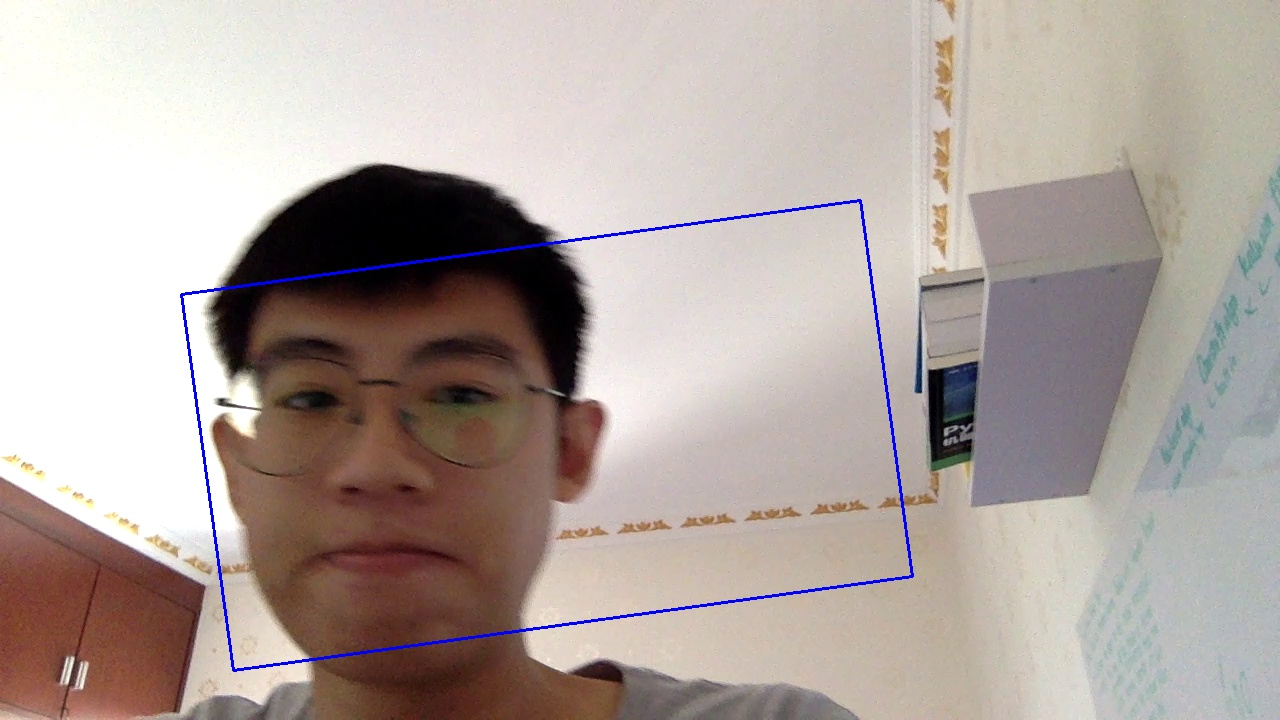
#> input picture Experimental/Tracking/CamShiftTracker/p.jpg, 1280 x 720 px; its folder holds only this picture in this run
$ python -i quoraDrawContours.py   (imports and definitions only)   (older library calls are emulated)
#> lines starting #> are read from the running program, lines starting #| are printed output that depends on the picture; after the words box and inside, x2 and y2 are one past the last pixel; in counts of white or black regions, pixels touching at a corner belong together
#> further down, picture is the input picture: shape (720, 1280, 3); mean B, G, R 160.1, 165.4, 177.1
import cv2
from glob import glob


def detect_shapes(img):
    gray = cv2.cvtColor(img, cv2.COLOR_BGR2GRAY)
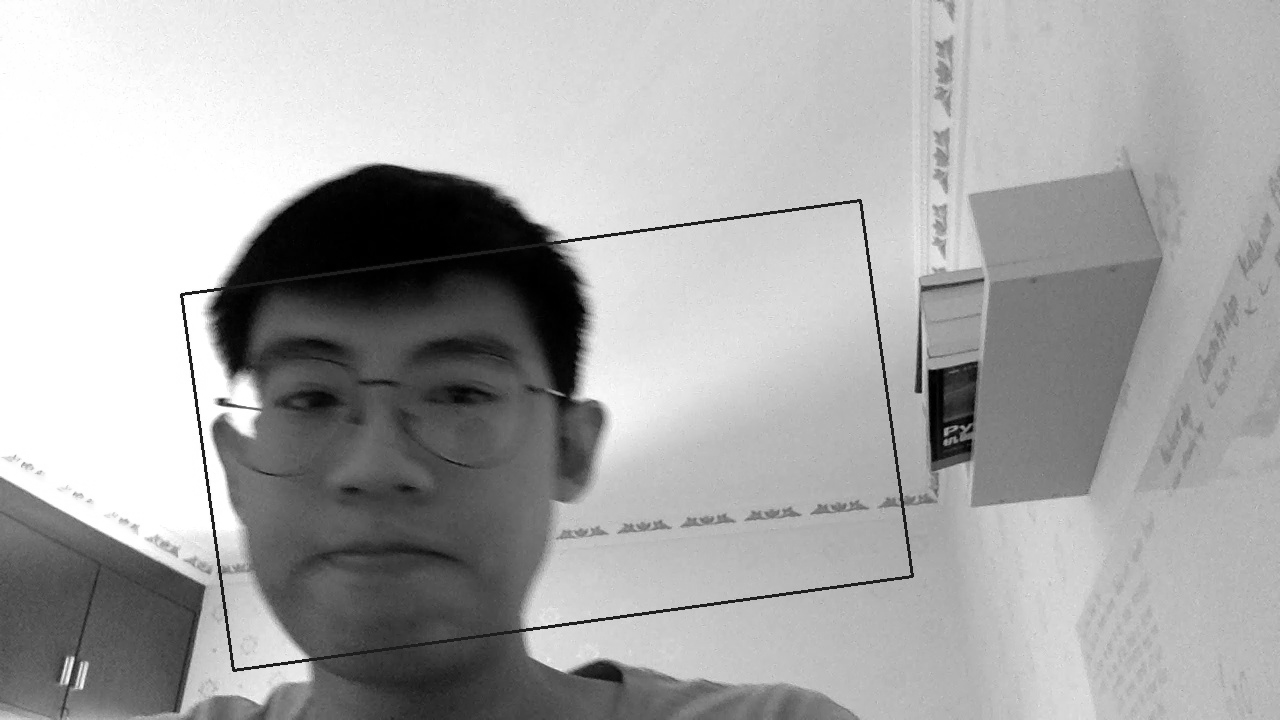
#> gray: shape (720, 1280); min 0, max 255, mean 168.3

    ret, thresh = cv2.threshold(gray, 127, 255, 1)
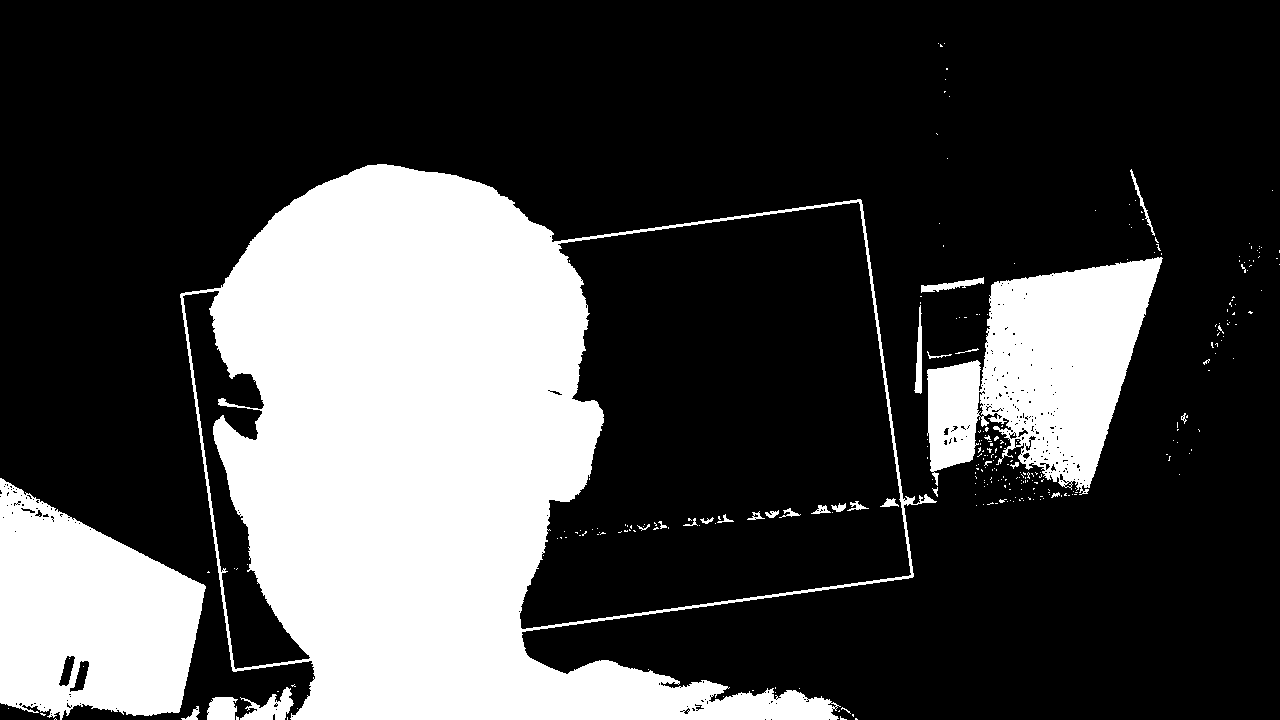
#> thresh: shape (720, 1280); 27.3% white; 284 white regions (257 under 20 px)

    print(cv2.findContours(thresh, 1, 2))
#> (printed output is left out)

    _, contours, h = cv2.findContours(thresh, 1, 2)
#> contours = 607 contours, 566 with area under 20; largest, box (x1, y1, x2, y2) and area: (180, 164, 937, 720) 313068, (519, 201, 912, 630) 120844, (0, 478, 206, 720) 34614, (927, 257, 1163, 495) 31998, (182, 290, 311, 670) 13987; h = 607 rows, first 6: [1, -1, -1, -1], [2, 0, -1, -1], [3, 1, -1, -1], [4, 2, -1, -1], [5, 3, -1, -1], [6, 4, -1, -1]

    for cnt in contours:
        approx = cv2.approxPolyDP(cnt, 0.01 * cv2.arcLength(cnt, True), True)
        print(len(approx))
        if len(approx) == 5:
            print("pentagon")
            cv2.drawContours(img, [cnt], 0, 255, -1)
        elif len(approx) == 3:
            print("triangle")
            cv2.drawContours(img, [cnt], 0, (0, 255, 0), -1)
        elif len(approx) == 4:
            print("square")
            cv2.drawContours(img, [cnt], 0, (0, 0, 255), -1)
        elif len(approx) == 9:
            print("half-circle")
            cv2.drawContours(img, [cnt], 0, (255, 255, 0), -1)
        elif len(approx) > 15:
            print("circle")
            cv2.drawContours(img, [cnt], 0, (0, 255, 255), -1)
#> this loop made 607 passes
#> approx on passes 1, 3, 5: [[855, 718], [855, 719], [857, 719], [856, 718]], [[287, 717], [287, 719]], [[291, 716], [292, 715], [293, 716], [292, 717]]
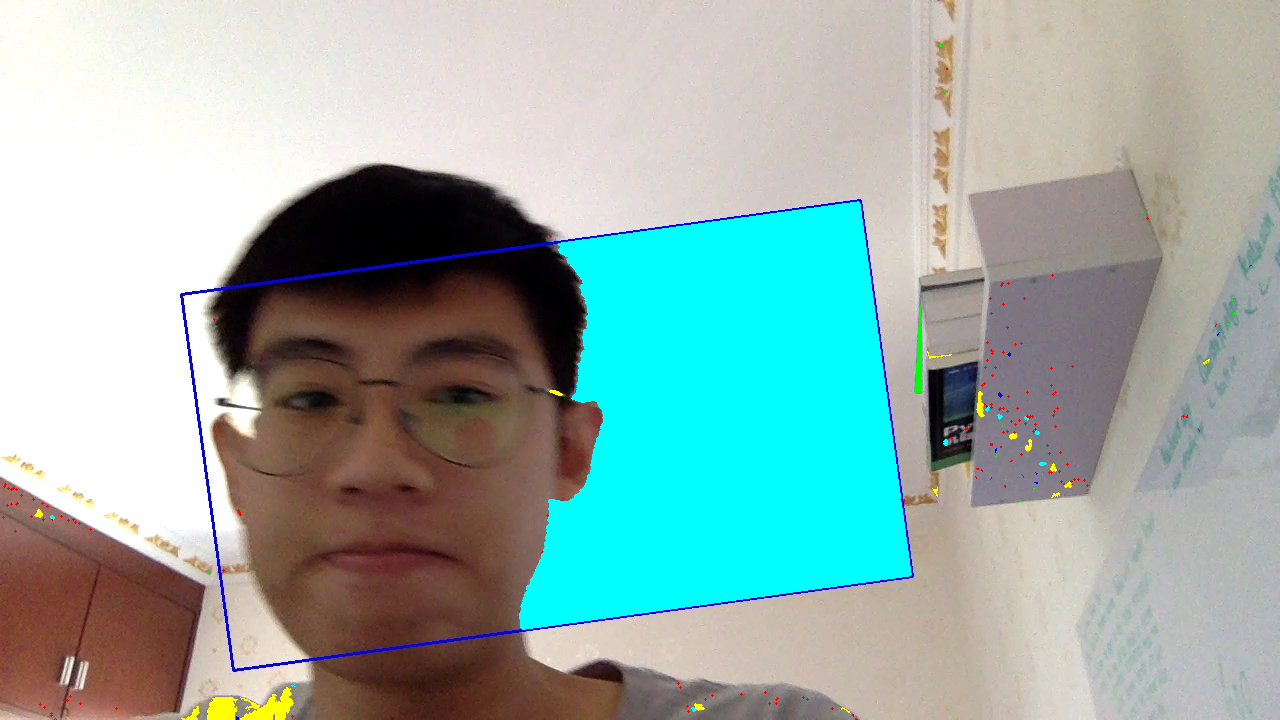
#> img: shape (720, 1280, 3); 13.59% of pixels changed, all inside (x1, y1, x2, y2) = (2, 44, 1252, 720)

    cv2.imshow('img', img)
    cv2.waitKey(0)


# [8 lines not run here, left out]

>>> import cv2
>>> picture = cv2.imread('../Tracking/CamShiftTracker/p.jpg')
>>> result = detect_shapes(picture)
